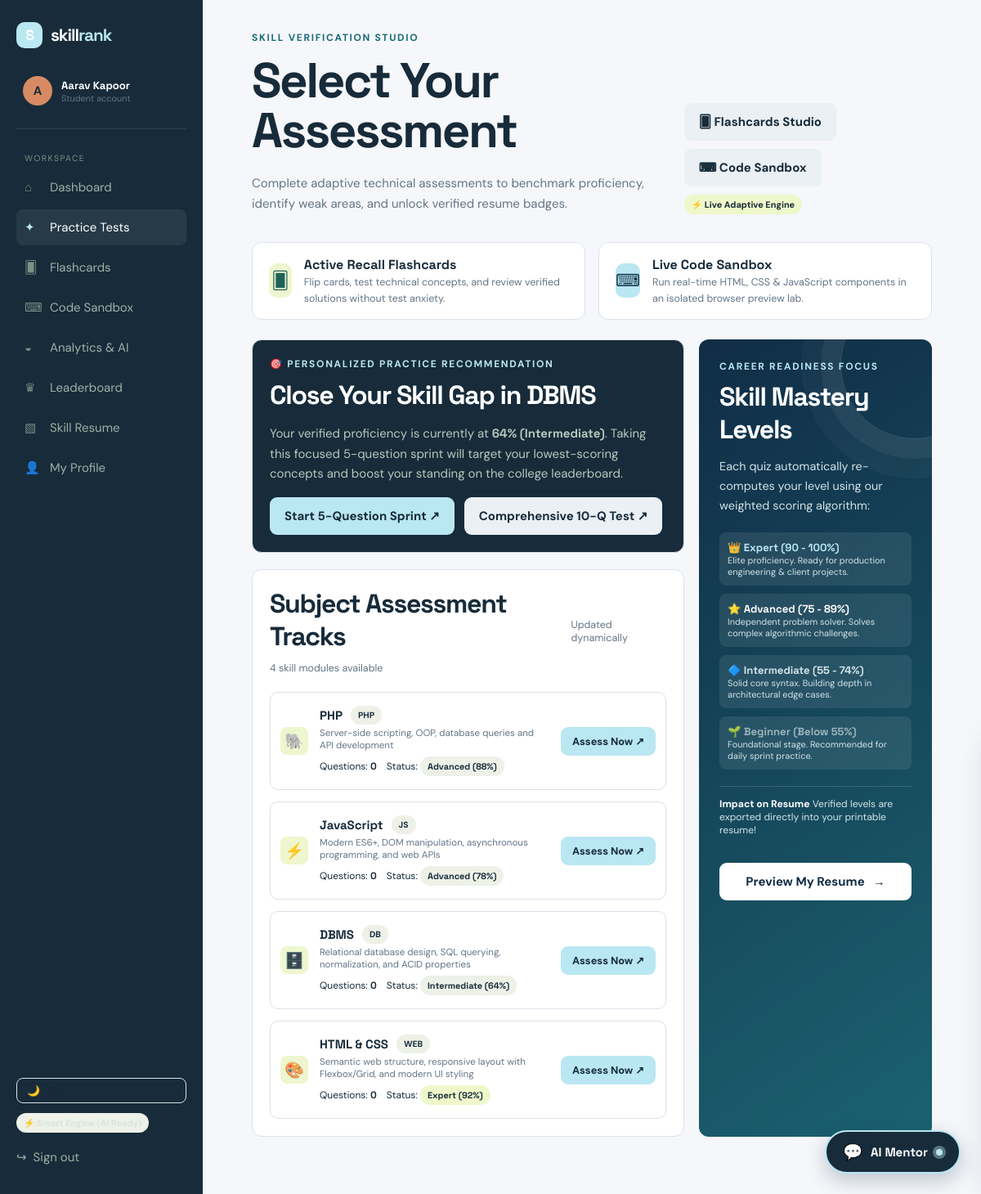
The app's page /practice.php (signed in) with its own data.
### tables this page shows
CREATE TABLE IF NOT EXISTS `students` (
    `id` INT AUTO_INCREMENT PRIMARY KEY,
    `user_id` INT UNIQUE NOT NULL,
    `university` VARCHAR(160) DEFAULT 'Northbridge University',
    `course` VARCHAR(100) DEFAULT 'BCA / B.Tech CS',
    `semester` VARCHAR(40) DEFAULT 'Semester 4',
    `phone` VARCHAR(30) DEFAULT '',
    `avatar` VARCHAR(255) DEFAULT '',
    `bio` TEXT,
    `career_goal` VARCHAR(160) DEFAULT 'Full-Stack Software Developer',
    FOREIGN KEY (`user_id`) REFERENCES `users`(`id`) ON DELETE CASCADE
);

CREATE TABLE IF NOT EXISTS `users` (
    `id` INT AUTO_INCREMENT PRIMARY KEY,
    `name` VARCHAR(100) NOT NULL,
    `email` VARCHAR(160) UNIQUE NOT NULL,
    `password_hash` VARCHAR(255) NOT NULL,
    `role` ENUM('student','admin') DEFAULT 'student',
    `created_at` TIMESTAMP DEFAULT CURRENT_TIMESTAMP
);

CREATE TABLE IF NOT EXISTS `subjects` (
    `id` INT AUTO_INCREMENT PRIMARY KEY,
    `name` VARCHAR(80) NOT NULL,
    `code` VARCHAR(20) NOT NULL,
    `description` VARCHAR(255) DEFAULT '',
    `icon` VARCHAR(30) DEFAULT '✦'
);

CREATE TABLE IF NOT EXISTS `student_skills` (
    `id` INT AUTO_INCREMENT PRIMARY KEY,
    `user_id` INT NOT NULL,
    `skill_id` INT NOT NULL,
    `score` DECIMAL(5,2) DEFAULT 0,
    `level` VARCHAR(30) DEFAULT 'Beginner',
    `updated_at` TIMESTAMP DEFAULT CURRENT_TIMESTAMP ON UPDATE CURRENT_TIMESTAMP,
    UNIQUE KEY `student_skill` (`user_id`, `skill_id`),
    FOREIGN KEY (`user_id`) REFERENCES `users`(`id`) ON DELETE CASCADE,
    FOREIGN KEY (`skill_id`) REFERENCES `skills`(`id`) ON DELETE CASCADE
);

### db.php (called while the page is built, shortened)
<?php
function db(): mysqli {
    static $connection;
    if (!$connection) {
        $connection = new mysqli(DB_HOST, DB_USER, DB_PASS, DB_NAME);
        $connection->set_charset('utf8mb4');
    }
    return $connection;
}
function query(string $sql, string $types = '', array $params = []): mysqli_result|bool {
    $statement = db()->prepare($sql);
    if ($types && $params) $statement->bind_param($types, ...$params);
    $statement->execute();
    return $statement->get_result() ?: true;
}
function one(string $sql, string $types = '', array $params = []): ?array {
    $result = query($sql, $types, $params);
    return $result instanceof mysqli_result ? ($result->fetch_assoc() ?: null) : null;
}
function many(string $sql, string $types = '', array $params = []): array {
    $result = query($sql, $types, $params);
    return $result instanceof mysqli_result ? $result->fetch_all(MYSQLI_ASSOC) : [];
}

### auth.php (called while the page is built, shortened)
<?php
require_once __DIR__ . '/db.php';
function current_user(bool $refresh = false): ?array {
    static $user;
    if (isset($user)) return $user;
    $user = !empty($_SESSION['user_id'])
        ? one('SELECT u.*, s.university, s.course, s.semester, s.phone, s.avatar, s.bio, s.career_goal FROM users u LEFT JOIN students s ON s.user_id=u.id WHERE u.id=?', 'i', [(int) $_SESSION['user_id']])
        : null;
    return $user;
}
function require_login(string $role = ''): void {
    $user = current_user();
}
function e(?string $value): string { return htmlspecialchars($value ?? '', ENT_QUOTES, 'UTF-8'); }

### practice.php (the view, shortened to what this page needs)
<?php
require_once __DIR__ . '/auth.php';
require_login('student');
$user = current_user();
$uid = $user['id'];
$subjects = many('SELECT s.*, COUNT(q.id) question_count FROM subjects s LEFT JOIN questions q ON q.subject_id=s.id GROUP BY s.id ORDER BY s.id');
$userSkills = [];
$skillsData = many('SELECT sk.name, ss.score, ss.level FROM student_skills ss JOIN skills sk ON sk.id=ss.skill_id WHERE ss.user_id=?', 'i', [$uid]);
foreach ($skillsData as $row) {
    $userSkills[$row['name']] = $row;
}
$weak = many('SELECT sk.name, ss.score, ss.level FROM student_skills ss JOIN skills sk ON sk.id=ss.skill_id WHERE ss.user_id=? ORDER BY ss.score ASC LIMIT 1', 'i', [$uid]);
$recommendedSubject = null;
if (!empty($weak)) {
    foreach ($subjects as $sub) {
        if ($sub['name'] === $weak[0]['name']) {
            $recommendedSubject = $sub;
            break;
        }
    }
}
include 'includes/header.php';
?>
<div class="page-head">
<div>
<div class="eyebrow">Skill Verification Studio</div>
<h1>Select Your Assessment</h1>
<p>Complete adaptive technical assessments to benchmark proficiency, identify weak areas, and unlock verified resume badges.</p>
</div>
<div style="display:flex;gap:10px;align-items:center;flex-wrap:wrap">
<a class="button button-quiet" href="flashcards.php">🂠 Flashcards Studio</a>
<a class="button button-quiet" href="playground.php">⌨ Code Sandbox</a>
<span class="pill lime">⚡ Live Adaptive Engine</span>
</div>
</div>
<div style="display:grid;grid-template-columns:1fr 1fr;gap:16px;margin-bottom:24px">
<a href="flashcards.php" class="panel" style="padding:16px 20px;text-decoration:none;display:flex;align-items:center;gap:15px;transition:0.2s transform">
<div class="brand-mark" style="font-size:1.3rem;width:42px;height:42px;background:#eef6cf;color:#1e6355">🂠</div>
<div>
<strong style="display:block;font-size:1rem;color:var(--ink)">Active Recall Flashcards</strong>
<small style="color:var(--muted)">Flip cards, test technical concepts, and review verified solutions without test anxiety.</small>
</div>
</a>
<a href="playground.php" class="panel" style="padding:16px 20px;text-decoration:none;display:flex;align-items:center;gap:15px;transition:0.2s transform">
<div class="brand-mark" style="font-size:1.3rem;width:42px;height:42px;background:#b9e7f2;color:#102d46">⌨</div>
<div>
<strong style="display:block;font-size:1rem;color:var(--ink)">Live Code Sandbox</strong>
<small style="color:var(--muted)">Run real-time HTML, CSS & JavaScript components in an isolated browser preview lab.</small>
</div>
</a>
</div>
<div class="dashboard-grid">
<section>
<?php if ($recommendedSubject): ?>
<div class="panel" style="margin-bottom:20px;background:var(--ink);color:#fff">
<div class="eyebrow" style="color:var(--lime)">🎯 Personalized Practice Recommendation</div>
<h2 style="color:#fff;margin-top:10px">Close Your Skill Gap in <?= e($recommendedSubject['name']) ?></h2>
<p style="color:#b8c8bd">
<?php if (!empty($weak)): ?>
Your verified proficiency is currently at <strong><?= round($weak[0]['score']) ?>% (<?= e($weak[0]['level']) ?>)</strong>.
Taking this focused 5-question sprint will target your lowest-scoring concepts and boost your standing on the college leaderboard.
<?php else: ?>
Begin with <?= e($recommendedSubject['name']) ?> to establish your baseline skill rating across core programming concepts.
<?php endif; ?>
</p>
<div style="display:flex;gap:12px;margin-top:16px;flex-wrap:wrap">
<a class="button button-primary" href="quiz.php?subject=<?= $recommendedSubject['id'] ?>&mode=sprint">Start 5-Question Sprint ↗</a>
<a class="button button-quiet" href="quiz.php?subject=<?= $recommendedSubject['id'] ?>&mode=full">Comprehensive 10-Q Test ↗</a>
</div>
</div>
<?php endif; ?>
<div class="panel">
<div class="panel-head">
<div>
<h2>Subject Assessment Tracks</h2>
<small><?= count($subjects) ?> skill modules available</small>
</div>
<small class="muted">Updated dynamically</small>
</div>
<div style="display:grid;gap:14px">
<?php foreach($subjects as $sub):
    $skillInfo = $userSkills[$sub['name']] ?? null;
    $score = $skillInfo ? round($skillInfo['score']) : null;
    $level = $skillInfo ? $skillInfo['level'] : 'Not Assessed';
    $lvlClass = match($level) {
        'Expert' => 'pill lime',
        'Advanced' => 'pill',
        'Intermediate' => 'pill',
        default => 'pill'
    };
?>
<div class="achievement" style="padding:16px 12px;border-radius:10px;background:#fff;border:1px solid var(--line);display:flex;align-items:center;gap:14px">
<span class="icon-tile lime" style="font-size:1.2rem"><?= e($sub['icon'] ?? '✦') ?></span>
<div style="flex:1">
<div style="display:flex;align-items:center;gap:10px">
<strong><?= e($sub['name']) ?></strong>
<span class="pill" style="font-size:0.65rem"><?= e($sub['code']) ?></span>
</div>
<small style="color:var(--muted);display:block;margin-top:3px"><?= e($sub['description'] ?? ($sub['question_count'] . ' verified questions')) ?></small>
<div style="margin-top:6px;display:flex;align-items:center;gap:12px;font-size:0.75rem">
<span>Questions: <strong><?= $sub['question_count'] ?></strong></span>
<span>Status: <strong class="<?= $lvlClass ?>"><?= $score !== null ? "$level ($score%)" : 'Not Assessed' ?></strong></span>
</div>
</div>
<div style="display:flex;flex-direction:column;gap:6px">
<a class="button button-primary" style="padding:9px 14px;font-size:0.8rem;white-space:nowrap" href="quiz.php?subject=<?= $sub['id'] ?>">Assess Now ↗</a>
</div>
</div>
<?php endforeach; ?>
</div>
</div>
</section>
<aside class="focus-panel">
<div class="eyebrow">Career Readiness Focus</div>
<h2>Skill Mastery Levels</h2>
<p>Each quiz automatically re-computes your level using our weighted scoring algorithm:</p>
<div style="display:grid;gap:10px;margin:20px 0;font-size:0.82rem">
<div style="background:#ffffff15;padding:10px;border-radius:8px">
<strong style="color:var(--lime)">👑 Expert (90 - 100%)</strong>
<small style="display:block;color:#d2e3e7">Elite proficiency. Ready for production engineering & client projects.</small>
</div>
<div style="background:#ffffff15;padding:10px;border-radius:8px">
<strong style="color:#fff">⭐ Advanced (75 - 89%)</strong>
<small style="display:block;color:#d2e3e7">Independent problem solver. Solves complex algorithmic challenges.</small>
</div>
<div style="background:#ffffff15;padding:10px;border-radius:8px">
<strong style="color:#d2e3e7">🔷 Intermediate (55 - 74%)</strong>
<small style="display:block;color:#d2e3e7">Solid core syntax. Building depth in architectural edge cases.</small>
</div>
<div style="background:#ffffff15;padding:10px;border-radius:8px">
<strong style="color:#9ab5bb">🌱 Beginner (Below 55%)</strong>
<small style="display:block;color:#d2e3e7">Foundational stage. Recommended for daily sprint practice.</small>
</div>
</div>
<div class="focus-note">
<span>Impact on Resume</span> Verified levels are exported directly into your printable resume!
</div>
<a class="button button-dark full" href="resume.php">Preview My Resume <span>→</span></a>
</aside>
</div>
<?php include 'includes/footer.php'; ?>

### includes/header.php (shortened to what this page needs)
<?php
require_once __DIR__ . '/../auth.php';
require_once __DIR__ . '/../ai.php';
$user = current_user();
$active = basename($_SERVER['PHP_SELF']);
?>
<!doctype html>
<html lang="en">
<head>
<link rel="stylesheet" href="assets/style.css?v=12">
</head>
<body>
<?php if ($user): ?>
<aside class="sidebar">
<a class="brand" href="<?= $user['role'] === 'admin' ? 'admin_dashboard.php' : 'dashboard.php' ?>">
<span class="brand-mark">S</span>
<span>skill<span>rank</span></span>
</a>
<div class="profile-mini">
<div class="avatar">
<?= strtoupper(substr($user['name'], 0, 1)) ?>
</div>
<div>
<strong><?= e($user['name']) ?></strong>
<small><?= ucfirst($user['role']) ?> account</small>
</div>
</div>
<nav>
<small class="nav-label">Workspace</small>
<?php
$links = $user['role'] === 'admin' ? [
    ['admin_dashboard.php', 'Overview', '◈'],
    ['students.php', 'Students', '♙'],
    ['subjects.php', 'Subjects', '▦'],
    ['questions.php', 'Question Bank', '▤'],
    ['admin_analytics.php', 'Analytics', '◒'],
    ['leaderboard.php', 'Leaderboard', '♛'],
    ['admin_ai.php', 'AI Diagnostics', '✦']
] : [
    ['dashboard.php', 'Dashboard', '⌂'],
    ['practice.php', 'Practice Tests', '✦'],
    ['flashcards.php', 'Flashcards', '🂠'],
    ['playground.php', 'Code Sandbox', '⌨'],
    ['analytics.php', 'Analytics & AI', '◒'],
    ['leaderboard.php', 'Leaderboard', '♛'],
    ['resume.php', 'Skill Resume', '▧'],
    ['profile.php', 'My Profile', '👤']
];
foreach ($links as $link):
    $isActive = ($active === $link[0]) || ($link[0] === 'questions.php' && $active === 'question_form.php');
?>
<a class="nav-link <?= $isActive ? 'active' : '' ?>" href="<?= $link[0] ?>">
<span><?= $link[2] ?></span>
<?= $link[1] ?>
</a>
<?php endforeach; ?>
</nav>
<div style="margin-top:auto;padding-top:20px;display:flex;flex-direction:column;gap:12px">
<button type="button" id="themeToggleBtn" onclick="toggleSkillRankTheme()" class="theme-toggle-btn" style="display:flex;align-items:center;gap:8px;background:none;border:1px solid var(--line);padding:7px 12px;border-radius:8px;color:var(--ink);cursor:pointer;font-size:0.8rem;transition:all 0.2s">
<span id="themeToggleIcon">🌙</span> <span id="themeToggleText">Toggle Theme</span>
</button>
<div style="font-size:0.75rem"><?= ai_badge_html() ?></div>
<a class="logout" href="logout.php" style="display:flex;align-items:center;gap:8px;text-decoration:none;padding:8px 0">
<span>↪</span> <span>Sign out</span>
</a>
</div>
</aside>
<?php endif; ?>
<main class="<?= $user ? 'app-main' : '' ?>">

### records on screen
students: user.name "A", user.name "Aarav Kapoor", user.role "Student"
subjects: name "DBMS", icon "🗄️", code "DB", description "Relational database design, SQL querying, normalization, and ACID properties", question_count "0", name.level "Intermediate", name.score "64"
student_skills: score "64", level "Intermediate"
subjects: icon "🐘", name "PHP", code "PHP", description "Server-side scripting, OOP, database queries and API development", question_count "0", name.level "Advanced", name.score "88"
subjects: icon "⚡", name "JavaScript", code "JS", description "Modern ES6+, DOM manipulation, asynchronous programming, and web APIs", question_count "0", name.level "Advanced", name.score "78"
subjects: icon "🎨", name "HTML & CSS", code "WEB", description "Semantic web structure, responsive layout with Flexbox/Grid, and modern UI styling", question_count "0", name.level "Expert", name.score "92"

### other values on screen
$link[2] "⌂"
$link[1] "Dashboard"
$link[2] "✦"
$link[1] "Practice Tests"
$link[2] "🂠"
$link[1] "Flashcards"
$link[2] "⌨"
$link[1] "Code Sandbox"
$link[2] "◒"
$link[1] "Analytics & AI"
$link[2] "♛"
$link[1] "Leaderboard"
$link[2] "▧"
$link[1] "Skill Resume"
$link[2] "👤"
